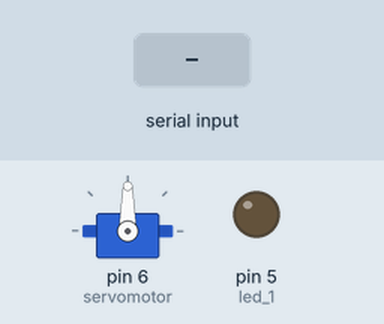
The sketch below on a simulated Arduino Uno, built with avr-gcc and run on an emulated ATmega328P. Shown: servo, output pins drawn as LEDs (lit = HIGH). The test bench sets the inputs (shaded band).

Above: at 1.2 s.
1.3 s: "A,45\n" received over Serial
At 1.6 s:
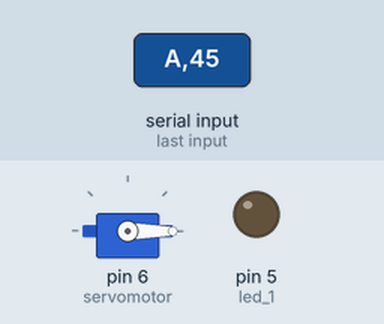
2.8 s: "B90\n" received over Serial
At 3.9 s:
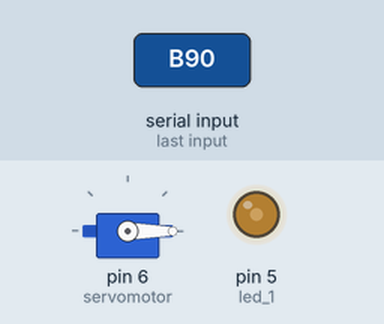
4.3 s: "A90\n" received over Serial
At 5.1 s:
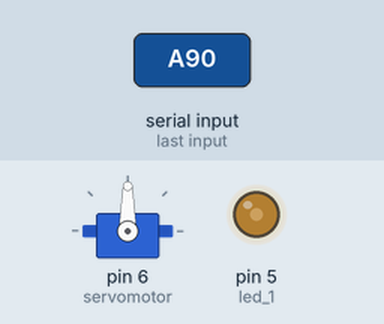
Timing chart, 0 to 7.3 s (numbered marks = the images above; inputs shaded):
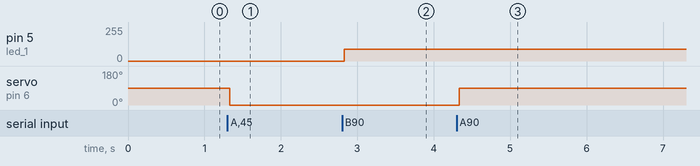

Measured:
- after the input at 1.3 s, servo on pin 6 (servomotor): 90° → 0° at once
- after the input at 2.8 s, pin 5 (led_1): 0/255 → 90/255 at once
- after the input at 4.3 s, servo on pin 6 (servomotor): 0° → 90° at once

The sketch:

BT_Servo_PWM_LED.ino
```cpp
//https://www.youtube.com/watch?v=OO7vKKuJ9a0
//http://arduparatodos.blogspot.com/2017/06/modulo-bluetooth-hc-06-con-arduino-y.html


#include <Servo.h>
Servo servomotor;

int led_1 = 5;  //Pin PWM donde va conectado el LED

//Variables de control y/o lectura
char valor; //un solo byte, un caracter ASCII
String estado;// texto

void setup() {

  servomotor.attach(6); //Pin PWM 6 del Arduino para el servo
  servomotor.write(90);  //Inicia el servo en una posición de 90 grados
  pinMode(led_1, OUTPUT);
  Serial.begin(9600);

}

void loop() {

  if (Serial.available())  //Si el puerto serie (Bluetooth) está disponible
  {
    valor = Serial.read();  //Lee el dato entrante via Bluetooth

    if (valor == 'A')   //Si el dato entrante es una A
    {
      servo();   //Llama la función que controla el giro del servo
    }
    if (valor == 'B')   //Si el dato entrante es una B
    {
      led();     //Llama la función que controla el brillo del LED
    }
  }
}

void led()
{
  delay(30);
  while (Serial.available())
  {
    char c = Serial.read();   //Lee el dato entrante y lo almacena en una variable tipo char
    estado += c;     //Crea una cadena tipo String con los datos entrantes
  }
  if (estado.length() > 0)  //Se verifica que la cadena tipo String tenga un largo mayor a cero
  {
    analogWrite(led_1, estado.toInt());  //Manda al LED el dato en forma de entero (int)
    estado = "";      //Limpia la variable para poder leer posteriormente nuevos datos
  }
}

void servo()
{
  delay(30);
  while (Serial.available())
  {
    char c = Serial.read();   //Lee el dato entrante y lo almacena en una variable tipo char
    estado += c;    //Crea una cadena tipo String con los datos entrantes
  }
  if (estado.length() > 0)  //Se verifica que la cadena tipo String tenga un largo mayor a cero
  {
    servomotor.write(estado.toInt());   //Manda al servo el dato en forma de entero (int)
    estado = "";    //Limpia la variable para poder leer posteriormente nuevos datos
  }
}
```
